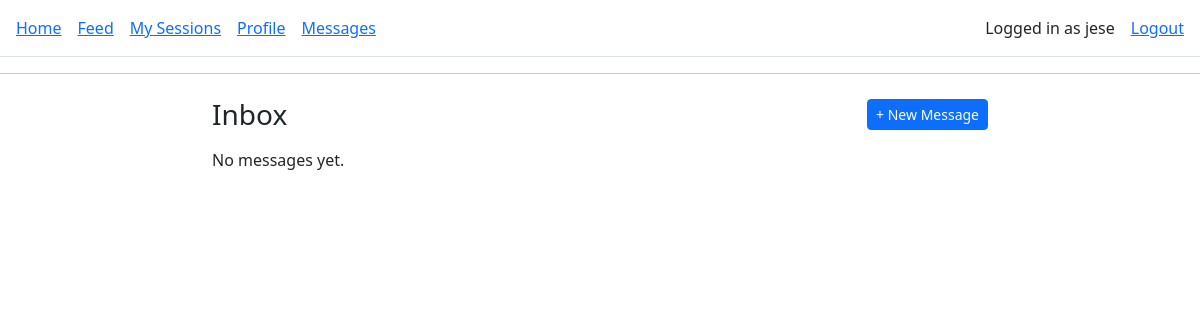
The page /inbox/ (signed in) on the database as committed earlier.
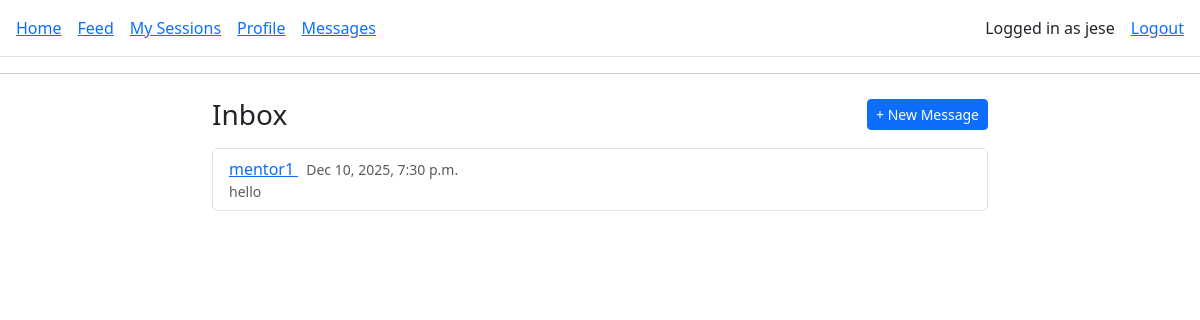
The same page on the database as committed later.
### core/models.py (models this page shows, shortened)
class Message(models.Model):
    sender = models.ForeignKey(
        Profile,
        on_delete=models.CASCADE,
        related_name="messages_sent",
    )
    recipient = models.ForeignKey(
        Profile,
        on_delete=models.CASCADE,
        related_name="messages_received",
    )
    content = models.TextField()
    sent_at = models.DateTimeField(auto_now_add=True)
    is_read = models.BooleanField(default=False)

class Profile(models.Model):
    ROLE_CHOICES = [
        ("MENTOR", "Mentor"),
        ("MENTEE", "Mentee"),
    ]
    user = models.OneToOneField(
        settings.AUTH_USER_MODEL,
        on_delete=models.CASCADE,
        related_name="profile",
    )
    role = models.CharField(max_length=10, choices=ROLE_CHOICES)
    public_id = models.CharField(
        max_length=10,
        unique=True,
        editable=False,
        blank=True,
        null=True,
    )
    bio = models.TextField(blank=True)
    skills = models.CharField(
        max_length=255,
        blank=True,
        help_text="Comma-separated skills, e.g. Python, Data Science, Resume Review",
    )
    hourly_rate = models.DecimalField(
        max_digits=6,
        decimal_places=2,
        null=True,
        blank=True,
        help_text="Only for mentors",
    )
    photo = models.ImageField(
        upload_to="profiles/",
        blank=True,
        null=True,
    )

### core/views.py (the view, shortened to what this page needs)
# urls.py: path("inbox/", views.inbox, name="inbox"),
@login_required
def inbox(request):
    profile = request.user.profile
    msgs = (
        Message.objects.filter(
            Q(sender=profile) | Q(recipient=profile)
        )
        .select_related("sender__user", "recipient__user")
        .order_by("-sent_at")
    )
    if profile.role == "MENTEE":
        contacts = (
            Profile.objects
            .filter(
                id__in=Follow.objects.filter(follower=profile)
                                      .values_list("mentor_id", flat=True)
            )
            .select_related("user")
        )
    return render(
        request,
        "core/inbox.html",
        {
            "messages": msgs,
            "contacts": contacts,
        },
    )

### templates/core/inbox.html (shortened to what this page needs)
{% extends "base.html" %}
{% block content %}
<div class="container mt-4" style="max-width: 800px;">
  <div class="d-flex justify-content-between align-items-center mb-3">
    <h1 class="h3 mb-0">Inbox</h1>
    {% if contacts %}
      <button class="btn btn-primary btn-sm"
              type="button"
              data-bs-toggle="collapse"
              data-bs-target="#newMessageCollapse"
              aria-expanded="false"
              aria-controls="newMessageCollapse">
        + New Message
      </button>
    {% endif %}
  </div>
  {% if messages %}
    <ul class="list-group">
      {% for m in messages %}
        <li class="list-group-item">
          {% if m.sender.id == user.profile.id %}
            <a href="{% url 'conversation' m.recipient.id %}">
              {{ m.recipient.user.username }}
            </a>
          {% else %}
            <a href="{% url 'conversation' m.sender.id %}">
              {{ m.sender.user.username }}
            </a>
          {% endif %}
          <span class="text-muted small ms-2">
            {{ m.sent_at|date:"M d, Y, g:i a" }}
          </span>
          <div class="small text-muted">
            {{ m.content|truncatechars:80 }}
          </div>
        </li>
      {% endfor %}
    </ul>
  {% else %}
    <p>No messages yet.</p>
  {% endif %}
</div>
{% endblock %}

Rows that differ between the two databases and show on the page:
added Message: recipient.user.username "mentor1", sent_at "Dec 10, 2025, 7:30 p.m.", content "hello"
Other text that changed with them:
text no longer shown: "No messages yet."
